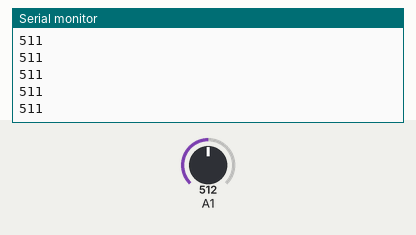
The sketch below on a simulated Arduino Uno, built with avr-gcc and run on an emulated ATmega328P. Parts: the last lines printed to the serial monitor. Inputs (shaded band) come from the test bench; at power-on: A1 = 512.

Above: at 1.2 s.
1.3 s: A1 set to 716
At 2.1 s:
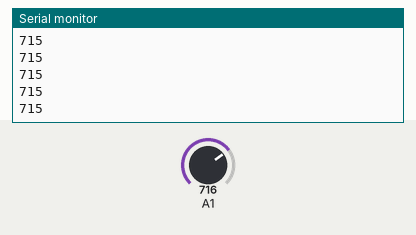
2.8 s: A1 set to 900
At 3.9 s:
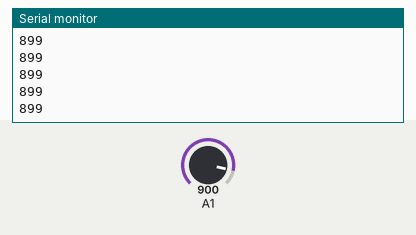
Timing chart, 0 to 5.8 s (numbered marks = the images above; inputs shaded):
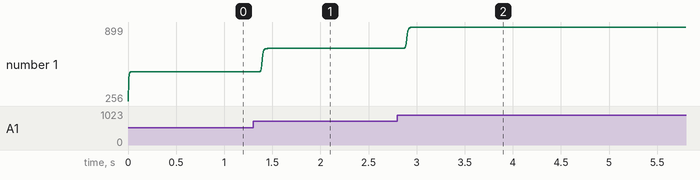

The sketch:

Arduino_project_Kalman_.ino
```cpp
#include "SimpleKalmanFilter.h"

SimpleKalmanFilter bo_loc(1,1,0.009);

int u_kalman1;


void setup()
{
	Serial.begin(9600);
}

void loop()
{
	int value1 = analogRead(A1);

	u_kalman1 = bo_loc.updateEstimate(value1);
	Serial.print(u_kalman1);

	Serial.println();
}
```

Kalman.cpp
```cpp
//
//
//

#include "Kalman.h"
```

Kalman.h
```cpp
// Kalman.h

#ifndef _KALMAN_h
#define _KALMAN_h

#if defined(ARDUINO) && ARDUINO >= 100
	#include "arduino.h"
#else
	#include "WProgram.h"
#endif


#endif
```

SimpleKalmanFilter.cpp
```cpp
// (licence header left out)
#include "Arduino.h"
#include "SimpleKalmanFilter.h"
#include <math.h>

SimpleKalmanFilter::SimpleKalmanFilter(float mea_e, float est_e, float q)
{
	_err_measure = mea_e;
	_err_estimate = est_e;
	_q = q;
}

float SimpleKalmanFilter::updateEstimate(float mea)
{
	_kalman_gain = _err_estimate / (_err_estimate + _err_measure);
	_current_estimate = _last_estimate + _kalman_gain * (mea - _last_estimate);
	_err_estimate = (1.0 - _kalman_gain)*_err_estimate + fabs(_last_estimate - _current_estimate)*_q;
	_last_estimate = _current_estimate;

	return _current_estimate;
}

void SimpleKalmanFilter::setMeasurementError(float mea_e)
{
	_err_measure = mea_e;
}

void SimpleKalmanFilter::setEstimateError(float est_e)
{
	_err_estimate = est_e;
}

void SimpleKalmanFilter::setProcessNoise(float q)
{
	_q = q;
}

float SimpleKalmanFilter::getKalmanGain() {
	return _kalman_gain;
}
```

SimpleKalmanFilter.h
```cpp
// (licence header left out)
#ifndef SimpleKalmanFilter_h
#define SimpleKalmanFilter_h

class SimpleKalmanFilter
{

public:
	SimpleKalmanFilter(float mea_e, float est_e, float q);
	float updateEstimate(float mea);
	void setMeasurementError(float mea_e);
	void setEstimateError(float est_e);
	void setProcessNoise(float q);
	float getKalmanGain();

private:
	float _err_measure;
	float _err_estimate;
	float _q;
	float _current_estimate;
	float _last_estimate;
	float _kalman_gain;

};

#endif
```

Measured:
- after the input at 1.3 s, the serial monitor: prints a new line after 0.07 s (image 1)
- after the input at 2.8 s, the serial monitor: prints a new line after 0.07 s (image 2)
- plotted number 1: 511 → 715 after the input at 1.3 s, 715 → 899 after the input at 2.8 s
